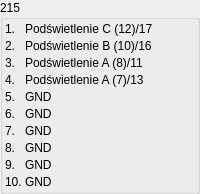
           <widget class="QGroupBox" name="groupBox_12">
            <property name="title">
             <string>215</string>
            </property>
            <layout class="QFormLayout" name="formLayout_12">
             <property name="horizontalSpacing">
              <number>3</number>
             </property>
             <property name="verticalSpacing">
              <number>3</number>
             </property>
             <property name="leftMargin">
              <number>2</number>
             </property>
             <property name="topMargin">
              <number>2</number>
             </property>
             <property name="rightMargin">
              <number>2</number>
             </property>
             <property name="bottomMargin">
              <number>2</number>
             </property>
             <item row="0" column="0">
              <widget class="QLabel" name="label_291">
               <property name="text">
                <string>1.</string>
               </property>
              </widget>
             </item>
             <item row="0" column="1">
              <widget class="QLabel" name="label_289">
               <property name="text">
                <string>Podświetlenie C (12)/17</string>
               </property>
              </widget>
             </item>
             <item row="1" column="0">
              <widget class="QLabel" name="label_285">
               <property name="text">
                <string>2.</string>
               </property>
              </widget>
             </item>
             <item row="1" column="1">
              <widget class="QLabel" name="label_283">
               <property name="text">
                <string>Podświetlenie B (10)/16</string>
               </property>
              </widget>
             </item>
             <item row="2" column="0">
              <widget class="QLabel" name="label_281">
               <property name="text">
                <string>3.</string>
               </property>
              </widget>
             </item>
             <item row="2" column="1">
              <widget class="QLabel" name="label_297">
               <property name="text">
                <string>Podświetlenie A (8)/11</string>
               </property>
              </widget>
             </item>
             <item row="3" column="0">
              <widget class="QLabel" name="label_287">
               <property name="text">
                <string>4.</string>
               </property>
              </widget>
             </item>
             <item row="3" column="1">
              <widget class="QLabel" name="label_299">
               <property name="text">
                <string>Podświetlenie A (7)/13</string>
               </property>
              </widget>
             </item>
             <item row="4" column="0">
              <widget class="QLabel" name="label_293">
               <property name="text">
                <string>5.</string>
               </property>
              </widget>
             </item>
             <item row="4" column="1">
              <widget class="QLabel" name="label_288">
               <property name="text">
                <string>GND</string>
               </property>
              </widget>
             </item>
             <item row="5" column="0">
              <widget class="QLabel" name="label_279">
               <property name="text">
                <string>6.</string>
               </property>
              </widget>
             </item>
             <item row="5" column="1">
              <widget class="QLabel" name="label_284">
               <property name="text">
                <string>GND</string>
               </property>
              </widget>
             </item>
             <item row="6" column="0">
              <widget class="QLabel" name="label_296">
               <property name="text">
                <string>7.</string>
               </property>
              </widget>
             </item>
             <item row="6" column="1">
              <widget class="QLabel" name="label_280">
               <property name="text">
                <string>GND</string>
               </property>
              </widget>
             </item>
             <item row="7" column="0">
              <widget class="QLabel" name="label_290">
               <property name="text">
                <string>8.</string>
               </property>
              </widget>
             </item>
             <item row="7" column="1">
              <widget class="QLabel" name="label_286">
               <property name="text">
                <string>GND</string>
               </property>
              </widget>
             </item>
             <item row="8" column="0">
              <widget class="QLabel" name="label_282">
               <property name="text">
                <string>9.</string>
               </property>
              </widget>
             </item>
             <item row="8" column="1">
              <widget class="QLabel" name="label_298">
               <property name="text">
                <string>GND</string>
               </property>
              </widget>
             </item>
             <item row="9" column="0">
              <widget class="QLabel" name="label_295">
               <property name="text">
                <string>10.</string>
               </property>
              </widget>
             </item>
             <item row="9" column="1">
              <widget class="QLabel" name="label_292">
               <property name="text">
                <string>GND</string>
               </property>
              </widget>
             </item>
            </layout>
           </widget>
